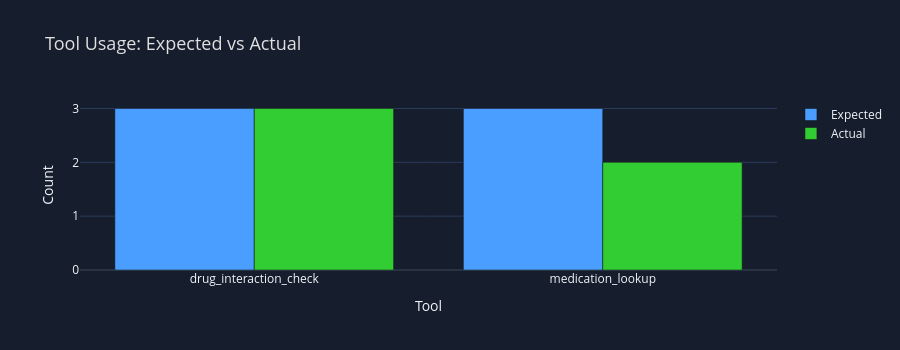

Notebook code cell kept with this figure:
### Markdown cell above
### Tool Selection Accuracy

### Code cell
# Tool selection analysis — confusion-matrix style
all_tool_names = sorted({t for tc in AGENT_TEST_CASES for t in tc["expected_tools"]} |
                        {t for m in deterministic_metrics.values() for t in m["actual_tools"]})

print("TOOL SELECTION ANALYSIS")
print("=" * 80)
print(f"{'Test ID':<10} {'Expected':<40} {'Actual':<40} {'Match'}")
print("-" * 80)

for tc in AGENT_TEST_CASES:
    dm = deterministic_metrics[tc["id"]]
    icon = "\u2713" if dm["tool_match"] else "\u2717"
    print(f"{tc['id']:<10} {str(dm['expected_tools']):<40} {str(dm['actual_tools']):<40} {icon}")

print(f"\nOverall Tool Selection Accuracy: {tool_accuracy:.0%}")

# Bar chart: expected vs actual tool usage counts
expected_counts = {}
actual_counts = {}
for tc in AGENT_TEST_CASES:
    dm = deterministic_metrics[tc["id"]]
    for t in dm["expected_tools"]:
        expected_counts[t] = expected_counts.get(t, 0) + 1
    for t in dm["actual_tools"]:
        actual_counts[t] = actual_counts.get(t, 0) + 1

fig = go.Figure()
fig.add_trace(go.Bar(name='Expected', x=all_tool_names, y=[expected_counts.get(t, 0) for t in all_tool_names],
                     marker_color='#4a9eff'))
fig.add_trace(go.Bar(name='Actual', x=all_tool_names, y=[actual_counts.get(t, 0) for t in all_tool_names],
                     marker_color='#32CD32'))

fig.update_layout(
    title=dict(text="Tool Usage: Expected vs Actual", font=dict(size=18, color=TEXT_COLOR)),
    barmode='group',
    template="plotly_dark",
    paper_bgcolor=DARK_BG,
    plot_bgcolor=DARK_BG,
    yaxis=dict(title="Count", gridcolor=GRID_COLOR, dtick=1),
    xaxis=dict(title="Tool"),
    height=350
)

fig.show()

### Figure 1 — Plotly figure (JSON) as saved in the notebook; plotly's stock layout.template omitted (floating-point values rounded to 4 significant figures)
{"data": [{"marker": {"color": "#4a9eff"}, "name": "Expected", "type": "bar", "x": ["drug_interaction_check", "medication_lookup"], "y": [3, 3]}, {"marker": {"color": "#32CD32"}, "name": "Actual", "type": "bar", "x": ["drug_interaction_check", "medication_lookup"], "y": [3, 2]}], "layout": {"barmode": "group", "height": 350, "paper_bgcolor": "#161e2d", "plot_bgcolor": "#161e2d", "title": {"font": {"color": "#e0e0e0", "size": 18}, "text": "Tool Usage: Expected vs Actual"}, "xaxis": {"title": {"text": "Tool"}}, "yaxis": {"dtick": 1, "gridcolor": "#2a3a5a", "title": {"text": "Count"}}}}
